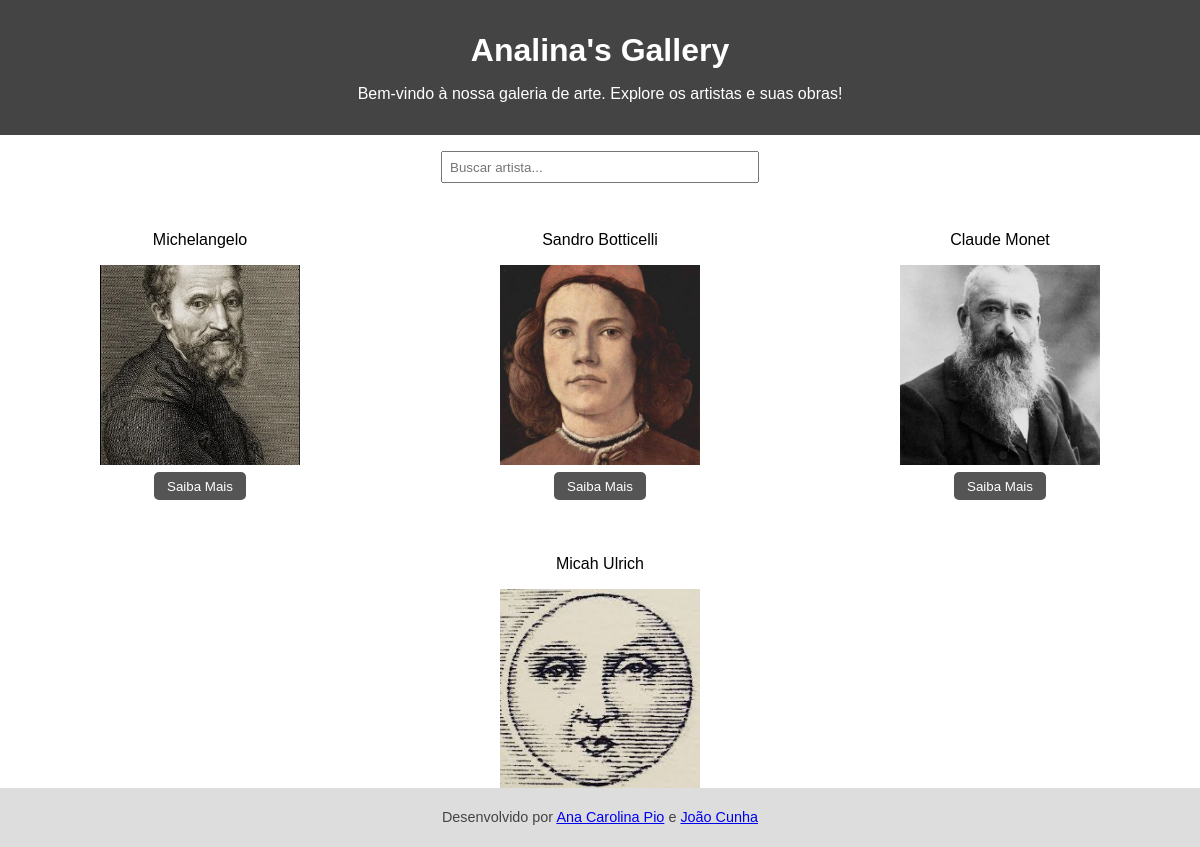
The page / on the database its author committed.
### gallery/models.py (models this page shows, shortened)
class Artista(models.Model):
    nome = models.CharField(max_length=100)
    foto = models.ImageField(upload_to='artistas/')
    descricao = models.TextField()

### gallery/views.py (the view)
# urls.py: path('', views.pagina_inicial, name='pagina_inicial'),
def pagina_inicial(request):
    artistas = Artista.objects.all()
    return render(request, 'galeria/pagina_inicial.html', {'artistas': artistas})

### gallery/templates/galeria/pagina_inicial.html (shortened to what this page needs)
<!DOCTYPE html>
<html>
<head>
    {% load static %}
    <link rel="stylesheet" type="text/css" href="{% static 'css/style.css' %}">
</head>
<body>
    <header>
        <h1>Analina's Gallery</h1>
        <p>Bem-vindo à nossa galeria de arte. Explore os artistas e suas obras!</p>
    </header>
    <div class="search-container">
        <input type="text" placeholder="Buscar artista...">
    </div>
    <div class="artists-container">
        {% for artista in artistas %}
            <div class="artist">
                <p>{{ artista.nome }}</p>
                <a href="{% url 'pagina_artista' artista.id %}">
                    <img src="{{ artista.foto.url }}" alt="{{ artista.nome }}">
                </a>
                <button onclick="location.href='{% url 'pagina_artista' artista.id %}'">Saiba Mais</button>
            </div>
        {% endfor %}
    </div>
    <footer>
        <p>Desenvolvido por <a href="https://www.instagram.com/ana.carolina.pio/" target="_blank">Ana Carolina Pio</a> e <a href="https://www.instagram.com/cunhoso" target="_blank">João Cunha</a></p>
    </footer>
</body>
</html>

### static/css/style.css (style rules this page uses)
body { font-family: Arial, sans-serif; margin: 0; padding: 0; }
header { background-color: #444; color: white; padding: 1em 0; text-align: center; }
h1, h2 { margin: 0.5em 0; }
.search-container { text-align: center; margin: 1em 0; }
.search-container input { padding: 0.5em; width: 80%; max-width: 300px; }
.artists-container { display: flex; flex-wrap: wrap; justify-content: space-between; }
.artist { text-align: center; margin: 1em; flex: 1 0 calc(33.33% - 2em); box-sizing: border-box; }
.artist img { max-width: 100%; height: auto; display: block; margin: 0 auto; width: 200px; height: 200px; object-fit: cover; }
.artist button { display: block; margin: 0.5em auto; padding: 0.5em 1em; cursor: pointer; background-color: #555; color: white; border: none; border-radius: 5px; }
footer { background-color: #ddd; color: #444; text-align: center; padding: 0.5em 0; position: fixed; width: 100%; bottom: 0; font-size: 0.9em; }

### rows shown on the page
Artista: nome "Michelangelo", foto (picture)
Artista: nome "Sandro Botticelli", foto (picture)
Artista: nome "Claude Monet", foto (picture)
Artista: nome "Micah Ulrich", foto (picture)
